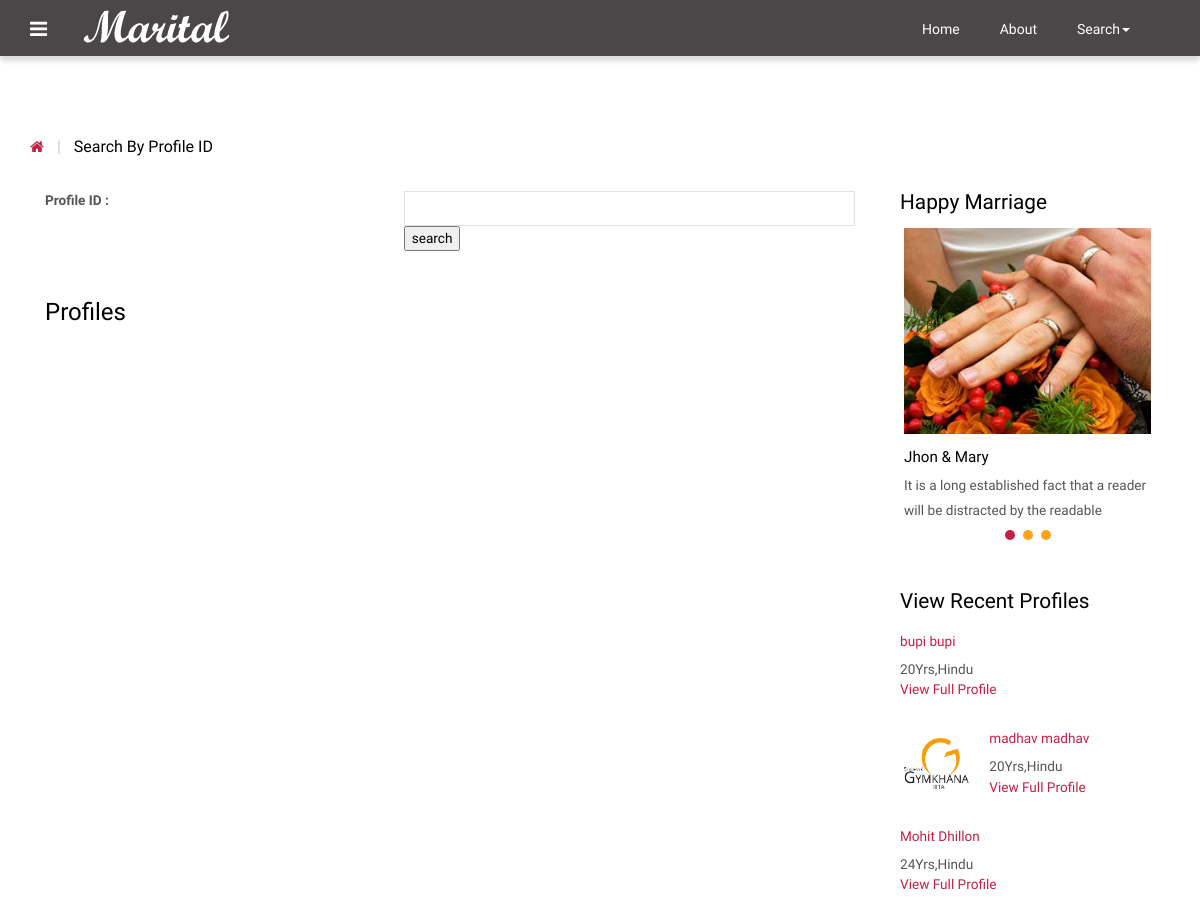
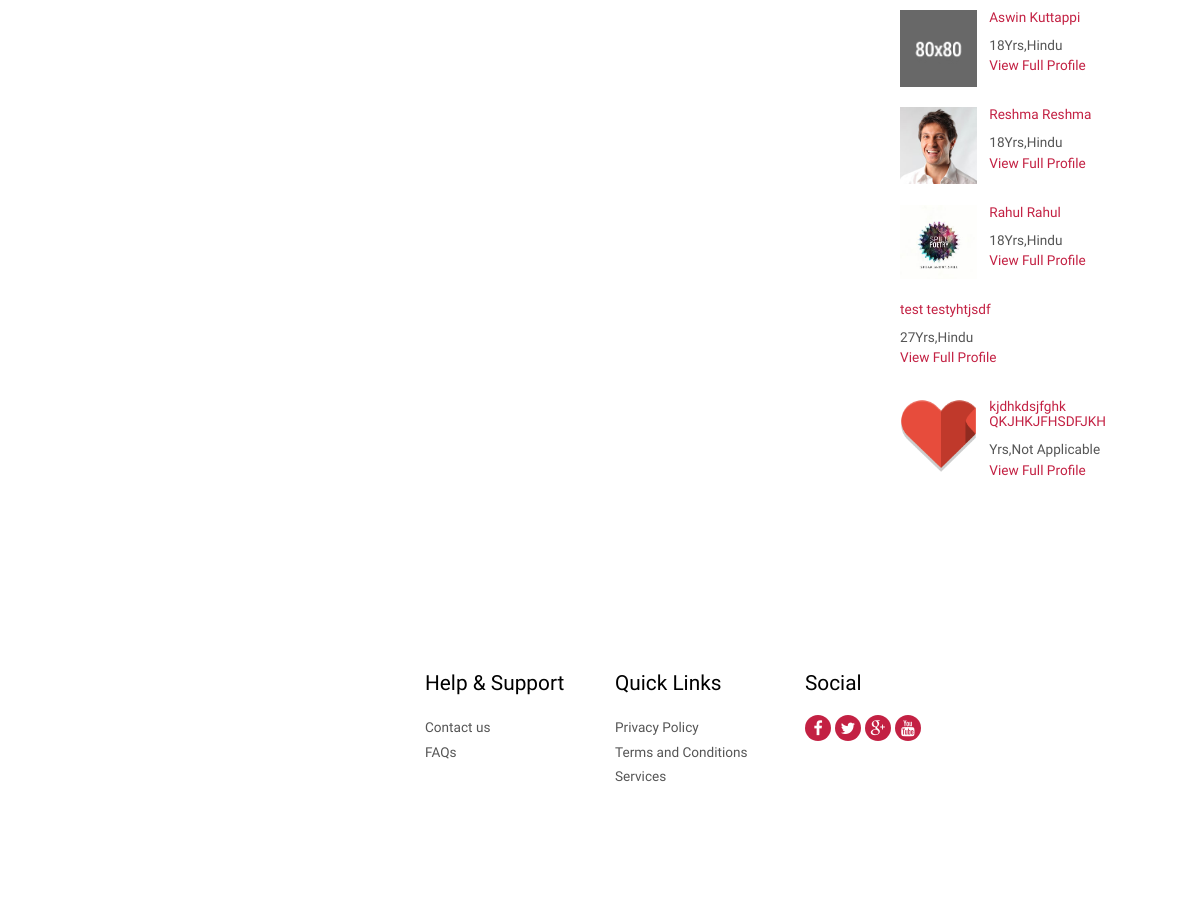
Page /search-id-1.php (signed in) on the committed database (2 pictures, top to bottom).
### tables this page shows
CREATE TABLE `customer` (
  `id` int(10) NOT NULL AUTO_INCREMENT,
  `cust_id` int(5) NOT NULL,
  `email` varchar(60) NOT NULL,
  `age` varchar(10) NOT NULL,
  `height` int(10) NOT NULL,
  `sex` varchar(6) NOT NULL,
  `religion` varchar(20) NOT NULL,
  `caste` varchar(20) NOT NULL,
  `subcaste` varchar(20) NOT NULL,
  `district` varchar(20) NOT NULL,
  `state` varchar(20) NOT NULL,
  `country` varchar(10) NOT NULL,
  `maritalstatus` varchar(20) NOT NULL,
  `profilecreatedby` varchar(20) NOT NULL,
  `education` text NOT NULL,
  `education_sub` text NOT NULL,
  `firstname` text NOT NULL,
  `lastname` text NOT NULL,
  `body_type` text NOT NULL,
  `physical_status` text NOT NULL,
  `drink` varchar(8) NOT NULL,
  `mothertounge` text NOT NULL,
  `colour` varchar(20) NOT NULL,
  `weight` int(5) NOT NULL,
  `blood_group` varchar(5) NOT NULL,
  `diet` varchar(8) NOT NULL,
  `smoke` varchar(8) NOT NULL,
  `dateofbirth` date NOT NULL,
  `occupation` text NOT NULL,
  `occupation_descr` text NOT NULL,
  `annual_income` varchar(20) NOT NULL,
  `fathers_occupation` varchar(20) NOT NULL,
  `mothers_occupation` varchar(20) NOT NULL,
  `no_bro` int(5) NOT NULL,
  `no_sis` int(5) NOT NULL,
  `aboutme` text NOT NULL,
  `profilecreationdate` date NOT NULL,
  PRIMARY KEY (`id`)
);

CREATE TABLE `photos` (
  `id` int(10) NOT NULL AUTO_INCREMENT,
  `cust_id` int(10) NOT NULL,
  `pic1` varchar(25) NOT NULL,
  `pic2` varchar(40) NOT NULL,
  `pic3` varchar(40) NOT NULL,
  `pic4` varchar(40) NOT NULL,
  PRIMARY KEY (`id`),
  UNIQUE KEY `cust_id` (`cust_id`)
);

### functions.php (called while the page is built, shortened)
<?php
function mysqlexec($sql){
	$host="localhost";
	$username="root";
	$password="mohit";
	$db_name="matrimony";
$conn=mysqli_connect("$host", "$username", "$password")or die("cannot connect");
mysqli_select_db($conn,"$db_name")or die("cannot select DB");
if($result = mysqli_query($conn, $sql)){
	return $result;
}
else{
	echo mysqli_error($conn);
}
}
?>

### matchright.php (the view, shortened to what this page needs)
  <section class="slider">
	 <h3>Happy Marriage</h3>
	 <div class="flexslider">
		<ul class="slides">
		  <li>
			<img src="images/s2.jpg" alt=""/>
			<h4>Jhon & Mary</h4>
			<p>It is a long established fact that a reader will be distracted by the readable</p>
		  </li>
	    </ul>
	  </div>
   </section>
   <div class="view_profile view_profile2">
        	<h3>View Recent Profiles</h3>
    <?php
     $sql="SELECT * FROM customer ORDER BY profilecreationdate DESC";
      $result=mysqlexec($sql);
      while($row=mysqli_fetch_assoc($result)){
            $profid=$row['cust_id'];
          $sql="SELECT * FROM photos WHERE cust_id=$profid";
          $result2=mysqlexec($sql);
          $photo=mysqli_fetch_assoc($result2);
          $pic=$photo['pic1'];
          echo "<ul class=\"profile_item\">";
            echo"<a href=\"view_profile.php?id={$profid}\">";
              echo "<li class=\"profile_item-img\"><img src=\"profile/". $profid."/".$pic ."\"" . "class=\"img-responsive\" alt=\"\"/></li>";
               echo "<li class=\"profile_item-desc\">";
                  echo "<h4>" . $row['firstname'] . " " . $row['lastname'] . "</h4>";
                  echo "<p>" . $row['age']. "Yrs," . $row['religion'] . "</p>";
                  echo "<h5>" . "View Full Profile" . "</h5>";
               echo "</li>";
      echo "</a>";
      echo "</ul>";
      }
     ?>
</div>

### css/style.css (style rules this page uses)
h4, h5, h6, h1, h2, h3 { margin-top: 0; }
ul, ol { margin: 0; }
p { margin: 0; }
html, body { font-family: 'Ubuntu', sans-serif; font-size: 100%; background:#fff; }
body a { transition:0.5s all; -webkit-transition:0.5s all; -moz-transition:0.5s all; -o-transition:0.5s all; -ms-transition:0.5s all; }
ul.profile_item { padding:0; margin:0 0 1.5em 0; list-style:none; }
ul.profile_item li.profile_item-img { width:30%; float:left; margin-right: 5%; }
.view_profile h3 { font-size:1.3em; color:#000; margin-bottom: 1em; font-family: 'Oswald', sans-serif; }
ul.profile_item li.profile_item-desc h4, ul.profile_item li.profile_item-desc h5 { color:#c32143; font-size:0.85em; }
ul.profile_item li.profile_item-desc { overflow:hidden; }
ul.profile_item li.profile_item-desc p { color:#555; font-size:0.85em; line-height:1.5em; margin-bottom: 3px; }
.slider h3 { font-size: 1.3em; color: #000; margin-bottom: 0.5em; font-family: 'Oswald', sans-serif; }
.slider h4 { color:#000; font-size:0.95em; margin: 1em 0 0.5em; }
.slider p { color:#555; font-size:0.85em; line-height:1.8em; }
.view_profile2 { margin:4em 0 0 0; }
ul { padding: 0; list-style: none; }
.headings h1, h2,h3,h4,h5,h6 { font-weight:400; }

### css/flexslider.css (style rules this page uses)
.slides, .slides > li, .flex-control-nav, .flex-direction-nav { margin: 0; padding: 0; list-style: none; }
.flexslider { margin: 0; padding: 0; }
.flexslider .slides > li { display: none; -webkit-backface-visibility: hidden; }
.flexslider .slides img { width: 100%; display: block; }
.flexslider .slides:after { content: "\0020"; display: block; clear: both; visibility: hidden; line-height: 0; height: 0; }
.flexslider { background: #ffffff; border: 4px solid #ffffff; position: relative; zoom: 1; }
.flexslider .slides { zoom: 1; }
.flexslider .slides img { height: auto; }

### rows in the picture
customer: firstname "bupi", lastname "bupi", age "20", religion "Hindu"
customer: photos.pic1 (picture), firstname "madhav", lastname "madhav", age "20", religion "Hindu"
customer: firstname "Mohit", lastname "Dhillon", age "24", religion "Hindu"
customer: photos.pic1 (picture), firstname "Aswin", lastname "Kuttappi", age "18", religion "Hindu"
customer: photos.pic1 (picture), firstname "Reshma", lastname "Reshma", age "18", religion "Hindu"
customer: photos.pic1 (picture), firstname "Rahul", lastname "Rahul", age "18", religion "Hindu"
customer: firstname "test", lastname "testyhtjsdf", age "27", religion "Hindu"
customer: photos.pic1 (picture), firstname "kjdhkdsjfghk", lastname "QKJHKJFHSDFJKH", religion "Not Applicable"
